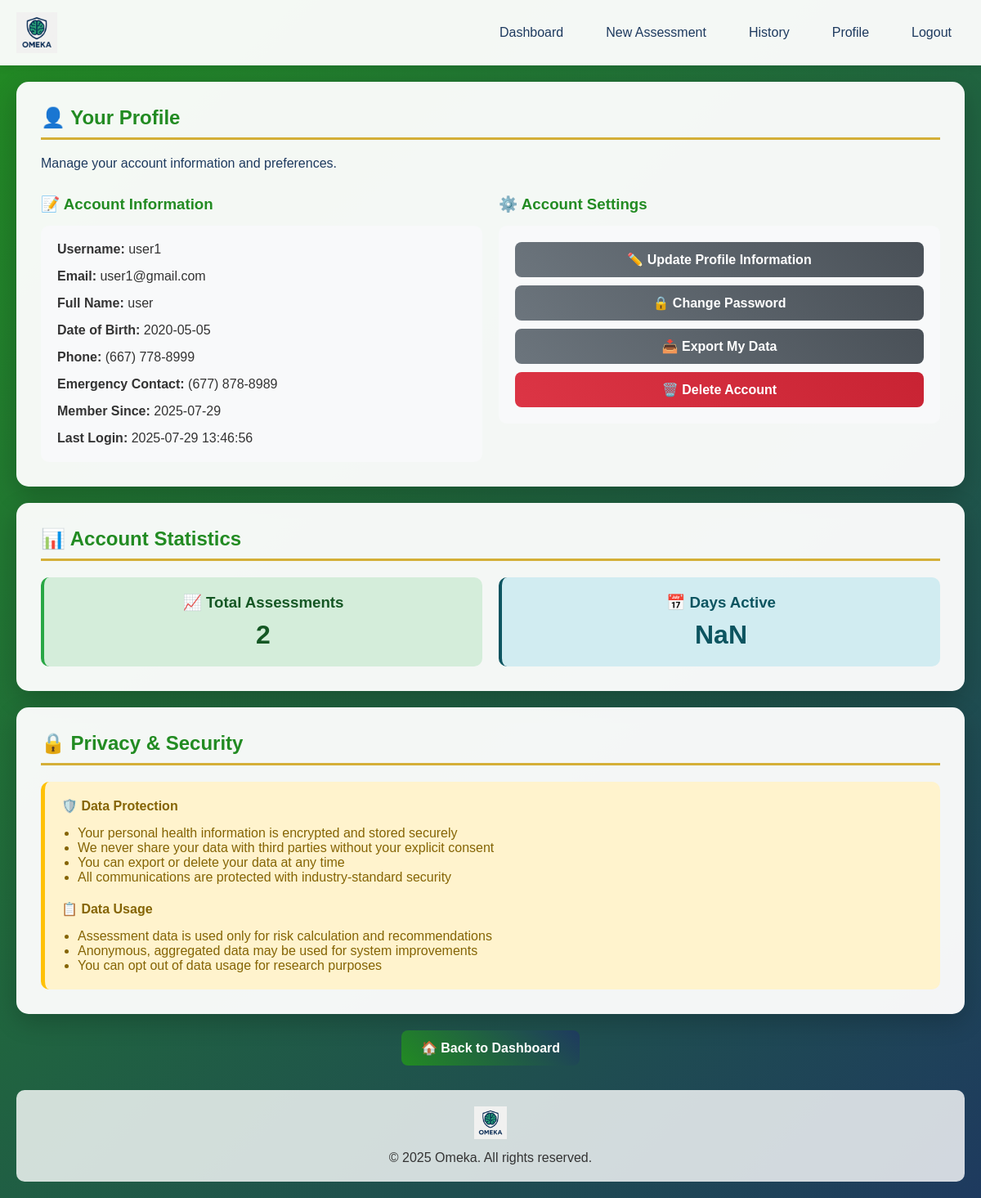
Screenshot of /profile (signed in) with the database file from the repository.
### tables this page shows
CREATE TABLE users (
            id INTEGER PRIMARY KEY AUTOINCREMENT,
            username TEXT UNIQUE NOT NULL,
            email TEXT UNIQUE NOT NULL,
            password_hash TEXT NOT NULL,
            full_name TEXT NOT NULL,
            date_of_birth DATE,
            phone TEXT,
            emergency_contact TEXT,
            created_at TIMESTAMP DEFAULT CURRENT_TIMESTAMP,
            last_login TIMESTAMP
        , is_active INTEGER DEFAULT 1, role TEXT DEFAULT "user");

### app.py (the view)
@app.route('/profile')
@login_required
def profile():
    conn = sqlite3.connect(DATABASE)
    cursor = conn.cursor()
    cursor.execute('SELECT * FROM users WHERE id = ?', (session['user_id'],))
    user = cursor.fetchone()
    conn.close()
    return render_template('profile.html', user=user)

### app.py (called while the page is built)
def login_required(f):
    @wraps(f)
    def decorated_function(*args, **kwargs):
        if 'user_id' not in session:
            return redirect(url_for('login'))
        conn = sqlite3.connect(DATABASE)
        cursor = conn.cursor()
        cursor.execute('SELECT is_active FROM users WHERE id = ?', (session['user_id'],))
        user = cursor.fetchone()
        conn.close()
        if not user or not user[0]:  # User not found or not active
            session.clear()  # Clear session
            return redirect(url_for('deactivated_account'))
        return f(*args, **kwargs)
    return decorated_function

### templates/profile.html (shortened to what this page needs)
{% extends "base.html" %}
{% block content %}
<div class="card">
    <h2>👤 Your Profile</h2>
    <p style="margin-bottom: 30px; color: #1e3a5f;">Manage your account information and preferences.</p>
    <div class="grid-2">
        <div>
            <h3 style="color: #228B22; margin-bottom: 15px;">📝 Account Information</h3>
            <div style="background: #f8f9fa; padding: 20px; border-radius: 10px;">
                <div style="margin-bottom: 15px;">
                    <strong>Username:</strong> {{ user[1] }}
                </div>
                <div style="margin-bottom: 15px;">
                    <strong>Email:</strong> {{ user[2] }}
                </div>
                <div style="margin-bottom: 15px;">
                    <strong>Full Name:</strong> {{ user[4] }}
                </div>
                <div style="margin-bottom: 15px;">
                    <strong>Date of Birth:</strong> {{ user[5] or 'Not provided' }}
                </div>
                <div style="margin-bottom: 15px;">
                    <strong>Phone:</strong> {{ user[6] or 'Not provided' }}
                </div>
                <div style="margin-bottom: 15px;">
                    <strong>Emergency Contact:</strong> {{ user[7] or 'Not provided' }}
                </div>
                <div style="margin-bottom: 15px;">
                    <strong>Member Since:</strong> {{ user[8][:10] }}
                </div>
                <div>
                    <strong>Last Login:</strong> {{ user[9][:19] if user[9] else 'Never' }}
                </div>
            </div>
        </div>
        <div>
            <h3 style="color: #228B22; margin-bottom: 15px;">⚙️ Account Settings</h3>
            <div style="background: #f8f9fa; padding: 20px; border-radius: 10px;">
                <button class="btn btn-secondary" style="width: 100%; margin-bottom: 10px;" onclick="showUpdateForm()">
                    ✏️ Update Profile Information
                </button>
                <button class="btn btn-secondary" style="width: 100%; margin-bottom: 10px;" onclick="showPasswordForm()">
                    🔒 Change Password
                </button>
                <button class="btn btn-secondary" style="width: 100%; margin-bottom: 10px;" onclick="exportData()">
                    📥 Export My Data
                </button>
                <button class="btn btn-danger" style="width: 100%;" onclick="confirmDeleteAccount()">
                    🗑️ Delete Account
                </button>
            </div>
        </div>
    </div>
</div>
<div class="card">
    <h2>📊 Account Statistics</h2>
    <div class="grid-2">
        <div style="background: #d4edda; padding: 20px; border-radius: 10px; text-align: center; border-left: 4px solid #28a745;">
            <h3 style="color: #155724; margin-bottom: 10px;">📈 Total Assessments</h3>
            <div style="font-size: 2rem; color: #155724; font-weight: bold;" id="totalAssessments">Loading...</div>
        </div>
        <div style="background: #d1ecf1; padding: 20px; border-radius: 10px; text-align: center; border-left: 4px solid #0c5460;">
            <h3 style="color: #0c5460; margin-bottom: 10px;">📅 Days Active</h3>
            <div style="font-size: 2rem; color: #0c5460; font-weight: bold;" id="daysActive">Loading...</div>
        </div>
    </div>
</div>
<div class="card">
    <h2>🔒 Privacy & Security</h2>
    <div style="background: #fff3cd; padding: 20px; border-radius: 10px; border-left: 5px solid #ffc107;">
        <h4 style="color: #856404; margin-bottom: 15px;">🛡️ Data Protection</h4>
        <ul style="color: #856404; margin-left: 20px;">
            <li>Your personal health information is encrypted and stored securely</li>
            <li>We never share your data with third parties without your explicit consent</li>
            <li>You can export or delete your data at any time</li>
            <li>All communications are protected with industry-standard security</li>
        </ul>
        <h4 style="color: #856404; margin: 20px 0 15px 0;">📋 Data Usage</h4>
        <ul style="color: #856404; margin-left: 20px;">
            <li>Assessment data is used only for risk calculation and recommendations</li>
            <li>Anonymous, aggregated data may be used for system improvements</li>
            <li>You can opt out of data usage for research purposes</li>
        </ul>
    </div>
</div>
<div class="text-center mt-20">
    <a href="{{ url_for('dashboard') }}" class="btn">🏠 Back to Dashboard</a>
</div>
{% endblock %}

### templates/base.html (style rules this page uses)
* { margin: 0; padding: 0; box-sizing: border-box; }
body { font-family: 'Arial', sans-serif; background: linear-gradient(135deg, #228B22 0%, #1e3a5f 100%); min-height: 100vh; color: #333; }
.card { background: rgba(255, 255, 255, 0.95); border-radius: 15px; padding: 30px; box-shadow: 0 10px 30px rgba(0,0,0,0.2); margin-bottom: 20px; }
.card h2 { color: #228B22; margin-bottom: 20px; border-bottom: 3px solid #d4af37; padding-bottom: 10px; }
.btn { background: linear-gradient(45deg, #228B22, #1e3a5f); color: white; padding: 12px 24px; border: none; border-radius: 8px; font-size: 16px; font-weight: bold; cursor: pointer; transition: all 0.3s ease; text-decoration: none; display: inline-block; }
.btn-secondary { background: linear-gradient(45deg, #6c757d, #495057); }
.btn-danger { background: linear-gradient(45deg, #dc3545, #c82333); }
.grid-2 { display: grid; grid-template-columns: 1fr 1fr; gap: 20px; }
.text-center { text-align: center; }
.mt-20 { margin-top: 20px; }

### rows the page displays
users: username "user1", email "user1@gmail.com", full_name "user", date_of_birth "2020-05-05", phone "(667) 778-8999", emergency_contact "(677) 878-8989", created_at "2025-07-29", last_login "2025-07-29 13:46:56"
